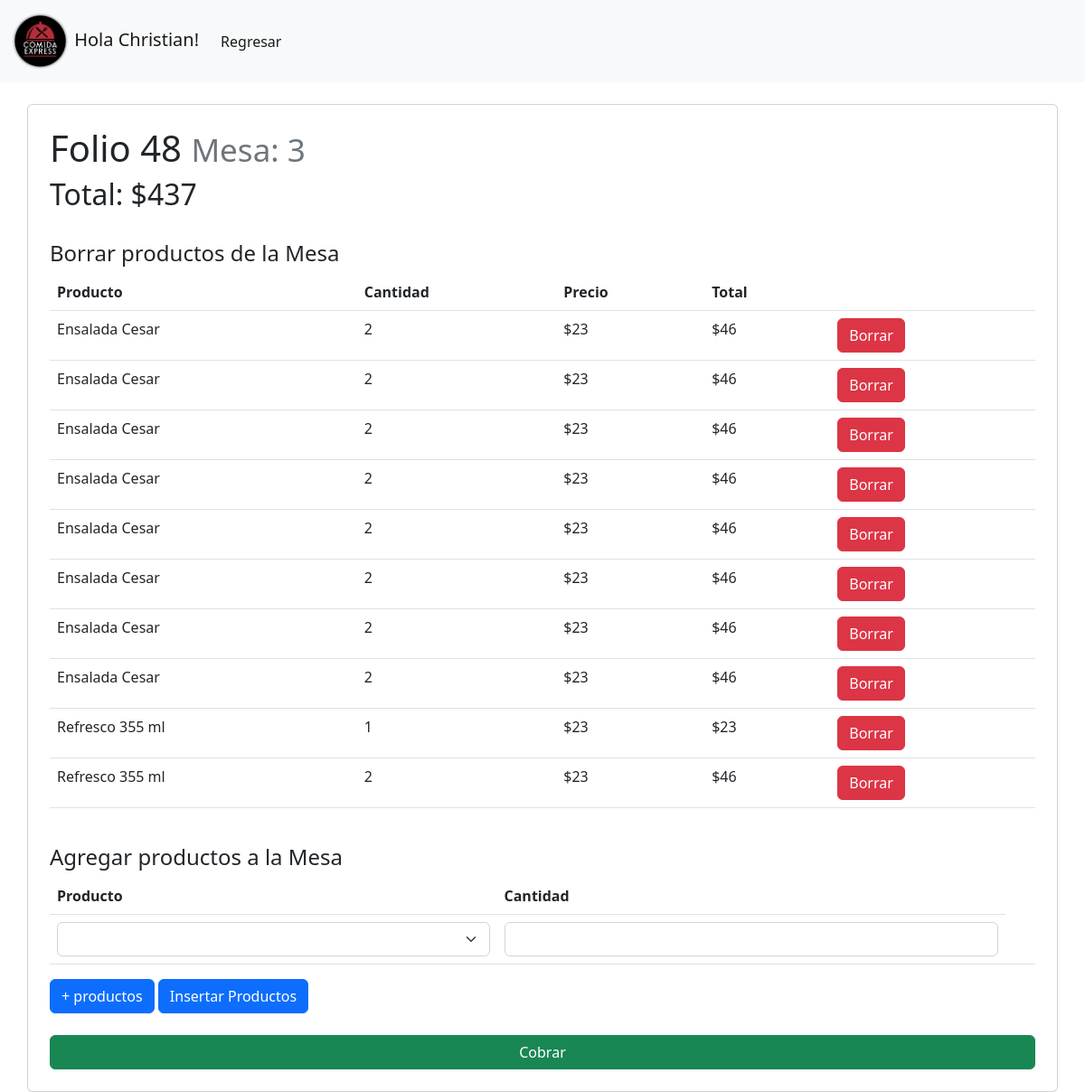
/admin/db/editar.php?id=48 (signed in), run on the app's committed database.
### tables this page shows
CREATE TABLE `ticket` (
  `folio` int(11) NOT NULL,
  `usuario` int(11) NOT NULL,
  `fecha` datetime DEFAULT NULL,
  `mesa` varchar(12) DEFAULT NULL,
  `impuesto` float DEFAULT NULL,
  `total` float DEFAULT NULL,
  `estado` varchar(10) NOT NULL,
  `fecha_salida` datetime DEFAULT NULL
);

CREATE TABLE `detalle_ticket` (
  `id_detalle_ticket` int(11) NOT NULL,
  `id_producto` int(11) NOT NULL,
  `folio` int(11) NOT NULL,
  `cantidad` int(11) DEFAULT NULL,
  `precio` float DEFAULT NULL
);

CREATE TABLE `producto` (
  `id_producto` int(11) NOT NULL,
  `categoria_id_categoria` int(11) NOT NULL,
  `nombre` varchar(30) DEFAULT NULL,
  `Precio_de_Venta` float DEFAULT NULL,
  `Descripcion` tinytext DEFAULT NULL
);

### admin/db/funciones.php (called while the page is built, shortened)
<?php
function editarMesa($conn,$folio){
    $sql="SELECT * FROM ticket WHERE folio = '$folio'";
    $result = mysqli_query($conn, $sql);
    $data = mysqli_fetch_array($result, MYSQLI_NUM);
    return $data;
}
function detalleTicket($conn,$id){
    $sql = "SELECT detalle_ticket.id_detalle_ticket AS'ID', producto.nombre AS 'Producto', detalle_ticket.cantidad,producto.Precio_de_Venta AS 'Precio',detalle_ticket.precio AS 'Total' FROM producto JOIN detalle_ticket ON producto.id_producto = detalle_ticket.id_producto WHERE detalle_ticket.folio = '$id' ORDER BY detalle_ticket.id_detalle_ticket";
    $result = mysqli_query($conn, $sql);
    $data = mysqli_fetch_all($result, MYSQLI_NUM);
    return $data;
}
?>

### admin/db/editar.php (the view, shortened to what this page needs)
<?php
include 'funciones.php';
include 'conn.php';
$datos = editarMesa($conn,$_GET["id"]);
$idProducto = $_GET["id"];
?>
<!DOCTYPE html>
<html lang="en">
<head>
    <link href="https://cdn.jsdelivr.net/npm/bootstrap@5.2.0-beta1/dist/css/bootstrap.min.css" rel="stylesheet">
</head>
<body>
    <nav class="navbar navbar-expand-lg bg-light">
        <div class="container-fluid">
            <a class="navbar-brand" href="#">
            <img src="../../img/logo1.png" alt="" width="" height="65" class="d-inline-block align-text-center">
            Hola <?php echo $_SESSION['usuario'];?>!
            </a>
            <div class="collapse navbar-collapse" id="navbarNav">
            <ul class="navbar-nav">
                <li class="nav-item">
                <a class="nav-link active" aria-current="page" href="../">Regresar</a>
                </li>
            </ul>
            </div>
        </div>
    </nav>
<div class="container card mt-4">
    <div class="container mt-4">
        <h1>
        Folio <?php echo $datos[0];?>
        <small class="text-muted">Mesa: <?php echo $datos[3];?></small>
        </h1>
        <h2>
            Total: $<?php echo $datos[5];?>
        </h2>
    </div>
    <div class="container mt-4">
        <h4>Borrar productos de la Mesa</h4>
        <table class="table">
            <thead>
                    <tr>
                        <th>Producto</th>
                        <th>Cantidad</th>
                        <th>Precio</th>
                        <th>Total</th>
                        <th></th>
                    </tr>
            </thead>
            <tbody>
                <?php
                foreach(detalleTicket($conn,$idProducto) as $array){
                    echo "<tr>";
                    echo "<td>" . $array[1] . "</td>";
                    echo "<td>" . $array[2] . "</td>";
                    echo "<td>$" . $array[3] . "</td>";
                    echo "<td>$" . $array[4] . "</td>";
                    echo "<td><a href='borrar.php?idProducto=$array[0]&id=$idProducto' class='btn btn-danger'>Borrar</a></td>";
                    echo "</tr>";
                }
                ?>
            </tbody>
        </table>
    </div>
    <div class="container mt-4">
    <h4>Agregar productos a la Mesa</h4>
    <form action="productoTicket.php?id=<?php echo $_GET["id"]?>" method="POST">
        <table class="table">
            <thead>
                <tr>
                    <th>Producto</th>
                    <th>Cantidad</th>
                </tr>
            </thead>
            <tbody id="contenedor">
                <tr class="producto1">
                    <td>
                        <select name="producto[1]" id="producto1" class="form-select">
                            <option></option>
                        </select>
                    </td>
                    <td>
                        <input type="number" min="1" name="cantidad[1]"  class="form-control" required>
                    </td>
                    <td>
                    </td>
                </tr>
            </tbody>
        </table>
        <button type="button" id="agregar" class="btn btn-primary">+ productos</button>
        <input type="submit" value="Insertar Productos" class="btn btn-primary">
    </form>
    </div>
<div class="container mt-4 mb-4">
    <div class="d-grid gap-2">
        <a href="cobrar.php?id=<?php echo $idProducto?>" class="btn btn-success">Cobrar</a>
    </div>
</div>
</div>
</body>
</html>

### data on the page
ticket: folio "48", mesa "3", total "437"
detalle_ticket: producto.nombre "Ensalada Cesar", cantidad "2", producto.Precio_de_Venta "23", precio "46"
detalle_ticket: producto.nombre "Ensalada Cesar", cantidad "2", producto.Precio_de_Venta "23", precio "46"
detalle_ticket: producto.nombre "Ensalada Cesar", cantidad "2", producto.Precio_de_Venta "23", precio "46"
detalle_ticket: producto.nombre "Ensalada Cesar", cantidad "2", producto.Precio_de_Venta "23", precio "46"
detalle_ticket: producto.nombre "Ensalada Cesar", cantidad "2", producto.Precio_de_Venta "23", precio "46"
detalle_ticket: producto.nombre "Ensalada Cesar", cantidad "2", producto.Precio_de_Venta "23", precio "46"
detalle_ticket: producto.nombre "Ensalada Cesar", cantidad "2", producto.Precio_de_Venta "23", precio "46"
detalle_ticket: producto.nombre "Ensalada Cesar", cantidad "2", producto.Precio_de_Venta "23", precio "46"
detalle_ticket: producto.nombre "Refresco 355 ml", cantidad "1", producto.Precio_de_Venta "23", precio "23"
detalle_ticket: producto.nombre "Refresco 355 ml", cantidad "2", producto.Precio_de_Venta "23", precio "46"

### other printed values
$_SESSION['usuario'] "Christian"
